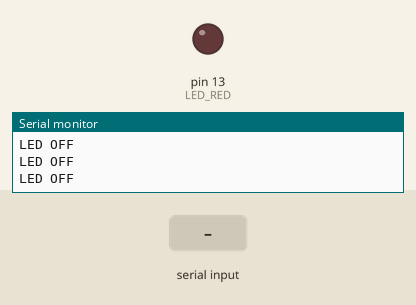
A sketch run on a simulated Arduino Uno, built with avr-gcc and run on an emulated ATmega328P. Parts: output pins drawn as LEDs (lit = HIGH), the last lines printed to the serial monitor. Inputs (shaded band) come from the test bench.

Above: at 1.2 s.
1.3 s: "T" received over the second serial link
At 2.5 s:
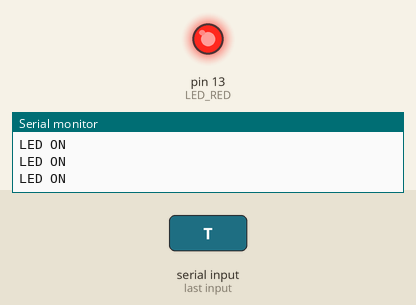
2.8 s: "F" received over the second serial link
At 3.6 s:
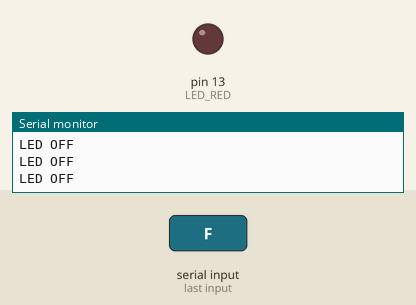
Timing chart, 0 to 5.8 s (numbered marks = the images above; inputs shaded):
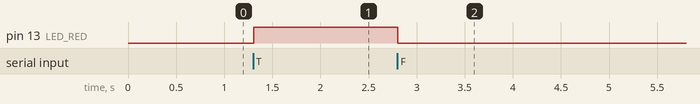

The sketch:

exercise_1.ino
```cpp
#include <SoftwareSerial.h>
#define BTtx 2
#define BTrx 3
#define LED_RED 13

SoftwareSerial BT(BTtx, BTrx);

char data = 'F';

void setup() {
  BT.begin(9600);
  Serial.begin(9600);
  pinMode(LED_RED, OUTPUT);
}

void loop() {
  if (BT.available() > 0)
    data = BT.read();

  if (data == 'F') {
    digitalWrite(LED_RED, LOW);
    Serial.println("LED OFF");
  } else if (data == 'T') {
    digitalWrite(LED_RED, HIGH);
    Serial.println("LED ON");
  }
}
```

Measured:
- after the input at 1.3 s, pin 13 (LED_RED): LOW → HIGH at once
- after the input at 2.8 s, pin 13 (LED_RED): HIGH → LOW at once
